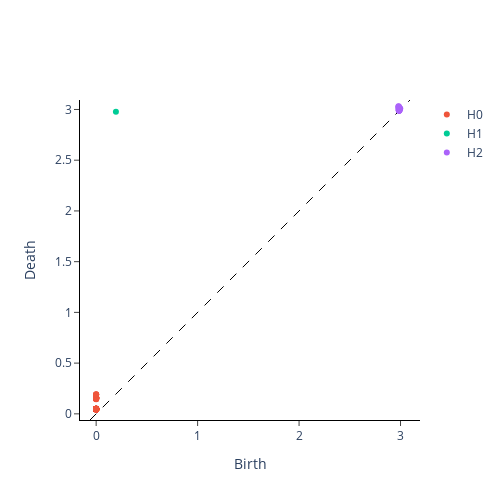

Source (notebook cell):
### Markdown cell above
Let's now compare the two diagrams, first for the periodic signal:

### Code cell
plot_diagram(periodic_persistence_diagrams[0])
